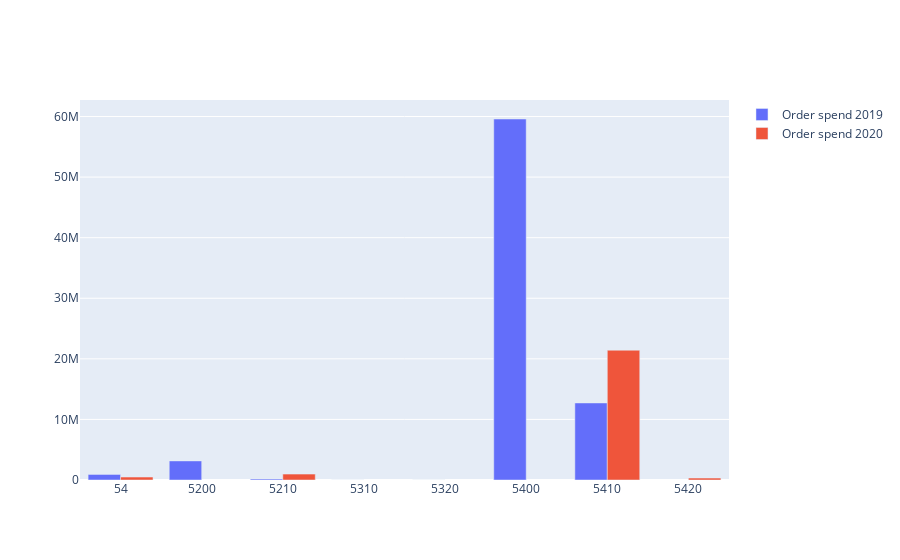

The notebook cell saved with this chart:
### Code cell
# set height of bar
orderdSpend_2019 = orderdSpend_numbOrders2019["Net Value"]
orderdSpend_2020 = orderdSpend_numbOrders2020["Net Value"]

fig = go.Figure(data=[
    go.Bar(name='Order spend 2019', x=orderdSpend_numbOrders2019["Purchasing Org."], y= orderdSpend_2019),
    go.Bar(name='Order spend 2020', x=orderdSpend_numbOrders2020["Purchasing Org."], y=orderdSpend_2020)
])
# Change the bar mode
fig.update_layout(barmode='group')
fig.show()

### Figure 1 — Plotly figure (JSON) as saved in the notebook; plotly's stock layout.template omitted (floating-point values rounded to 4 significant figures)
{"data": [{"name": "Order spend 2019", "type": "bar", "x": ["54", "5200", "5210", "5310", "5320", "5400", "5410"], "y": [927800.0, 3150000.0, 164500.0, 13490.0, 19910.0, 59590000.0, 12720000.0]}, {"name": "Order spend 2020", "type": "bar", "x": ["54", "5210", "5410", "5420"], "y": [483100.0, 970200.0, 21430000.0, 310800.0]}], "layout": {"barmode": "group"}}
